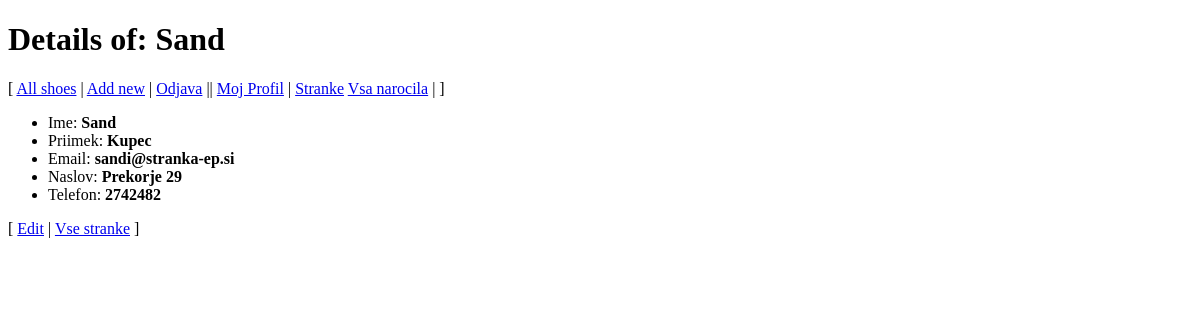
Screenshot of /index.php/stranke?id=2 (signed in) with the database file from the repository.
### tables this page shows
CREATE TABLE IF NOT EXISTS `stranka` (
  `id` int(11) NOT NULL,
  `ime` varchar(255) NOT NULL,
  `priimek` varchar(255) NOT NULL,
  `email` varchar(255) UNIQUE NOT NULL,
  `naslov` varchar(255) UNIQUE NOT NULL,
  `telefon` int(20) UNIQUE NOT NULL,
  `geslo` varchar(255) NOT NULL,
  `status` varchar(11) NOT NULL DEFAULT 'aktiviran'
);

### model/StrankaDB.php (called while the page is built, shortened)
<?php
class StrankaDB {
    public static function get($id) {
        $db = DBInit::getInstance();
        $statement = $db->prepare("SELECT id, ime, priimek, email, naslov, telefon, geslo, status FROM stranka
            WHERE id = :id");
        $statement->bindParam(":id", $id, PDO::PARAM_INT);
        $statement->execute();
        $stranka = $statement->fetch();
        if ($stranka != null) {
            return $stranka;
        } else {
            return null;
        }
    }
}

### view/stranke-detail.php (the view, shortened to what this page needs)
<!DOCTYPE html>
<link rel="stylesheet" type="text/css" href="<?= CSS_URL . "style.css" ?>">
<h1>Details of: <?= $stranke["ime"] ?></h1>
<p>[
<a href="<?= BASE_URL . "shoe" ?>">All shoes</a> |
<?php if(isset($_SESSION["vloga"]) and $_SESSION["vloga"] == "prodajalec" ) { ?>
    <a href="<?= BASE_URL . "shoe/add" ?>">Add new</a>  |
<?php } ?>
<?php if(!isset($_SESSION["ime"])) { ?>
    <a href="<?= BASE_URL . "prijava" ?>">Prijava</a> | |
    <?php } else {?>
    <a href="<?= BASE_URL . "odjava" ?>">Odjava</a> ||
    <?php } ?>
<?php if(isset($_SESSION["vloga"])) { ?>
    <a href="<?= BASE_URL . "mojProfil" ?>">Moj Profil</a>  |
<?php } ?>
<?php if(isset($_SESSION["vloga"]) and $_SESSION["vloga"] == "prodajalec" ) { ?>
    <a href="<?= BASE_URL . "stranke" ?>">Stranke</a>
    <a href="<?= BASE_URL . "store/narocila" ?>">Vsa narocila</a> |
<?php } ?>
]</p>
<ul>
    <li>Ime: <b><?= $stranke["ime"] ?></b></li>
    <li>Priimek: <b><?= $stranke["priimek"] ?></b></li>
    <li>Email: <b><?= $stranke["email"] ?></b></li>
    <li>Naslov: <b><?= $stranke["naslov"] ?></b></li>
    <li>Telefon: <b><?= $stranke["telefon"] ?></b></li>
</ul>
<p>[ <a href="<?= BASE_URL . "stranke/edit?id=" . $_GET["id"] ?>">Edit</a> |
<a href="<?= BASE_URL . "stranke" ?>">Vse stranke</a> ]</p>

### rows the page displays
stranka: ime "Sand", priimek "Kupec", email "sandi@stranka-ep.si", naslov "Prekorje 29", telefon "2742482"
